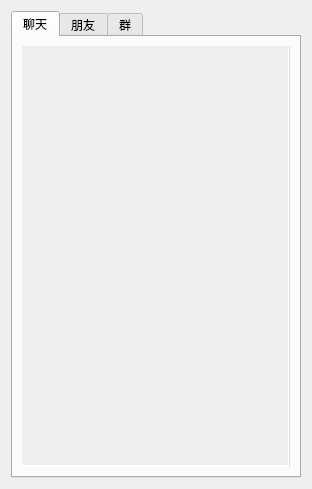
<?xml version="1.0" encoding="UTF-8"?>
<ui version="4.0">
 <class>widget_friends</class>
 <widget class="QWidget" name="widget_friends">
  <property name="geometry">
   <rect>
    <x>0</x>
    <y>0</y>
    <width>312</width>
    <height>489</height>
   </rect>
  </property>
  <property name="windowTitle">
   <string>Form</string>
  </property>
  <layout class="QGridLayout" name="gridLayout">
   <item row="0" column="0">
    <widget class="QTabWidget" name="tabWidget">
     <property name="currentIndex">
      <number>0</number>
     </property>
     <widget class="QWidget" name="tab_chats">
      <attribute name="title">
       <string>聊天</string>
      </attribute>
      <layout class="QGridLayout" name="gridLayout_3">
       <item row="0" column="0">
        <widget class="QScrollArea" name="scrollArea_chats">
         <property name="styleSheet">
          <string notr="true">QScrollArea{
border: 0px solid;
border-right-width: 1px;
border-right-color: #dcdbdc;
background-color: #ffffff;
}
QScrollBar:vertical {
border: none;
background: #f5f5f7;
width: 10px;
margin: 0px 0 0px 0;
}
QScrollBar::handle:vertical {
background: Gainsboro;
min-height: 20px;
border-radius: 5px;
border: none;
}
QScrollBar::add-line:vertical {
border: 0px solid grey;
background: #32CC99;
height: 0px;
subcontrol-position: bottom;
subcontrol-origin: margin;
}
QScrollBar::sub-line:vertical {
border: 0px solid grey;
background: #32CC99;
height: 0px;
subcontrol-position: top;
subcontrol-origin: margin;
}
QScrollBar::add-page:vertical, QScrollBar::sub-page:vertical {
background: none;
width: 0px;
height: 0px;
}
</string>
         </property>
         <property name="widgetResizable">
          <bool>true</bool>
         </property>
         <widget class="QWidget" name="scrollAreaWidgetContents">
          <property name="geometry">
           <rect>
            <x>0</x>
            <y>0</y>
            <width>270</width>
            <height>422</height>
           </rect>
          </property>
          <layout class="QVBoxLayout" name="verticalLayout_2"/>
         </widget>
        </widget>
       </item>
      </layout>
     </widget>
     <widget class="QWidget" name="tab_friends">
      <attribute name="title">
       <string>朋友</string>
      </attribute>
      <layout class="QGridLayout" name="gridLayout_4">
       <item row="0" column="0">
        <widget class="QToolBox" name="toolBox">
         <property name="currentIndex">
          <number>0</number>
         </property>
         <widget class="QWidget" name="page_online">
          <property name="geometry">
           <rect>
            <x>0</x>
            <y>0</y>
            <width>272</width>
            <height>366</height>
           </rect>
          </property>
          <attribute name="label">
           <string>在线</string>
          </attribute>
          <layout class="QGridLayout" name="gridLayout_5">
           <item row="0" column="0">
            <widget class="QScrollArea" name="scrollArea_online">
             <property name="widgetResizable">
              <bool>true</bool>
             </property>
             <widget class="QWidget" name="scrollAreaWidgetContents_3">
              <property name="geometry">
               <rect>
                <x>0</x>
                <y>0</y>
                <width>252</width>
                <height>346</height>
               </rect>
              </property>
              <layout class="QVBoxLayout" name="verticalLayout"/>
             </widget>
            </widget>
           </item>
          </layout>
         </widget>
         <widget class="QWidget" name="page_offline">
          <property name="geometry">
           <rect>
            <x>0</x>
            <y>0</y>
            <width>88</width>
            <height>88</height>
           </rect>
          </property>
          <attribute name="label">
           <string>离线</string>
          </attribute>
          <layout class="QGridLayout" name="gridLayout_6">
           <item row="0" column="0">
            <widget class="QScrollArea" name="scrollArea_offline">
             <property name="widgetResizable">
              <bool>true</bool>
             </property>
             <widget class="QWidget" name="scrollAreaWidgetContents_4">
              <property name="geometry">
               <rect>
                <x>0</x>
                <y>0</y>
                <width>68</width>
                <height>68</height>
               </rect>
              </property>
              <layout class="QVBoxLayout" name="verticalLayout_3"/>
             </widget>
            </widget>
           </item>
          </layout>
         </widget>
        </widget>
       </item>
      </layout>
     </widget>
     <widget class="QWidget" name="tab_group">
      <attribute name="title">
       <string>群</string>
      </attribute>
      <layout class="QGridLayout" name="gridLayout_2">
       <item row="0" column="0">
        <widget class="QScrollArea" name="scrollArea_groups">
         <property name="widgetResizable">
          <bool>true</bool>
         </property>
         <widget class="QWidget" name="scrollAreaWidgetContents_2">
          <property name="geometry">
           <rect>
            <x>0</x>
            <y>0</y>
            <width>270</width>
            <height>422</height>
           </rect>
          </property>
          <layout class="QVBoxLayout" name="verticalLayout_4"/>
         </widget>
        </widget>
       </item>
      </layout>
     </widget>
    </widget>
   </item>
  </layout>
 </widget>
 <resources/>
 <connections/>
</ui>
